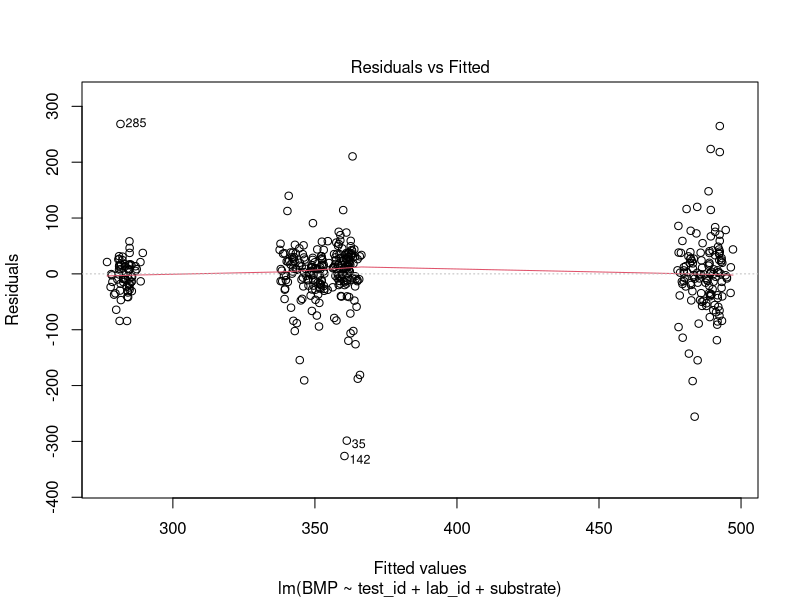
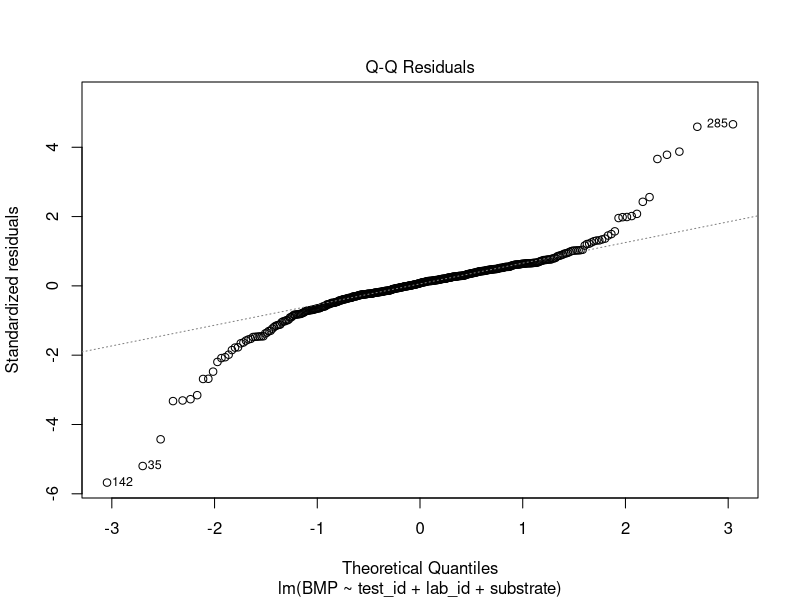
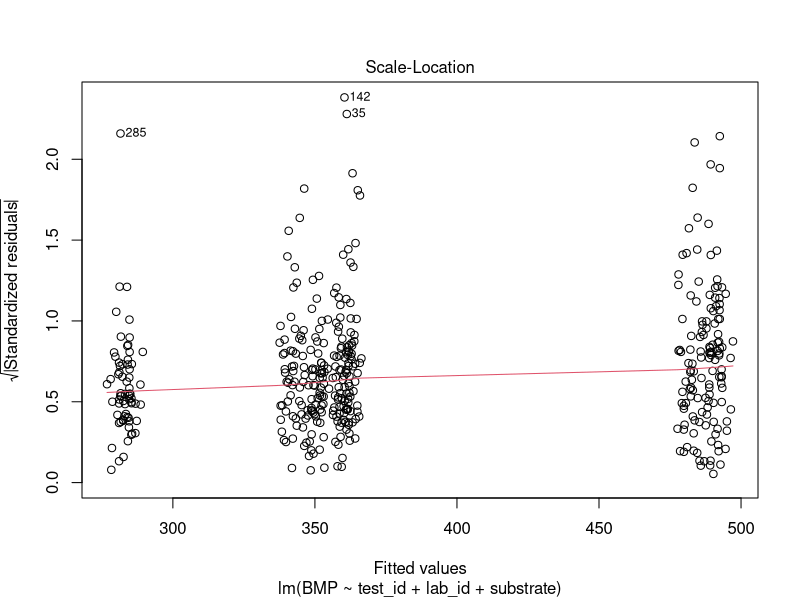
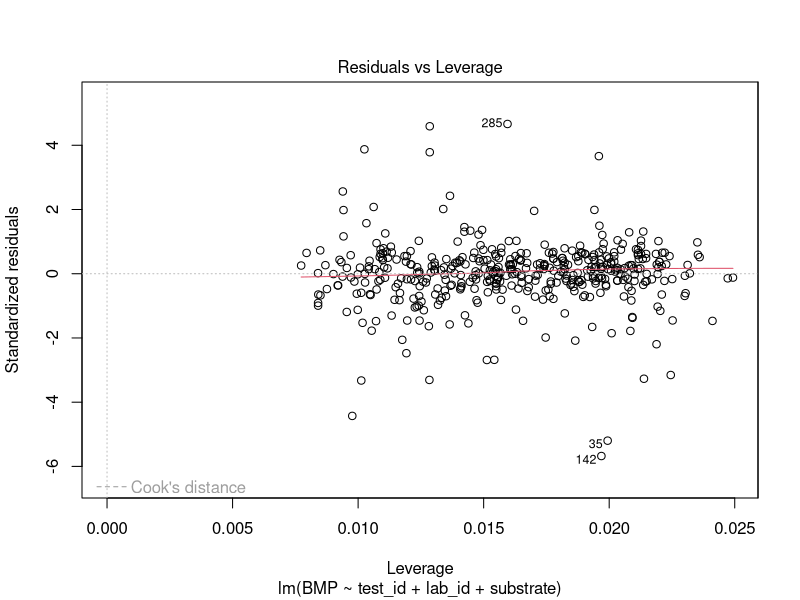
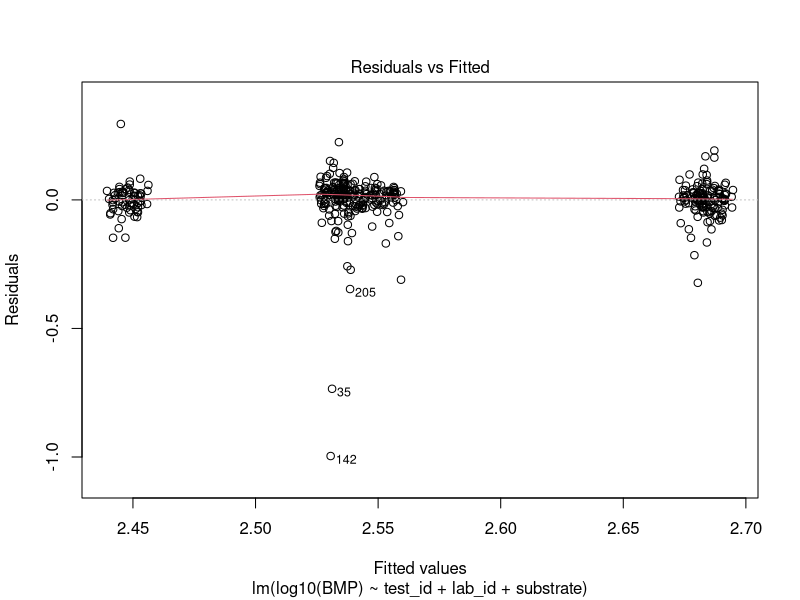
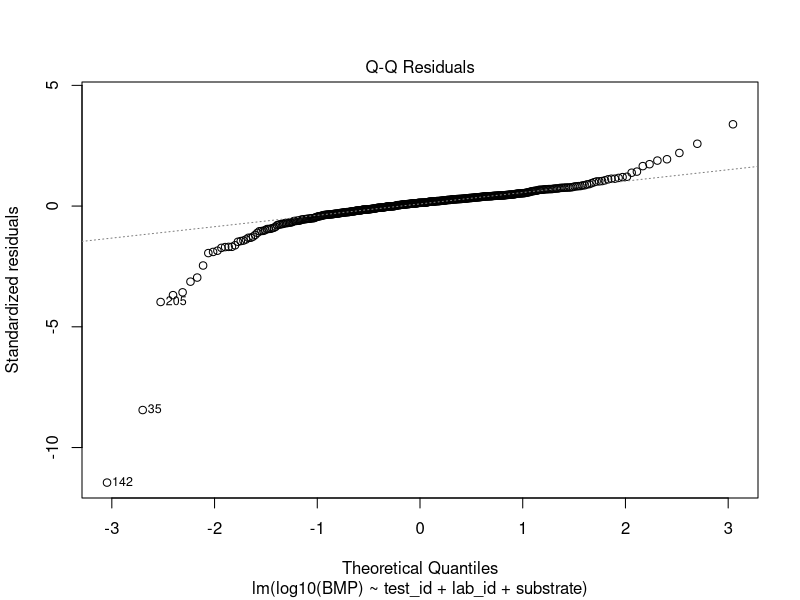
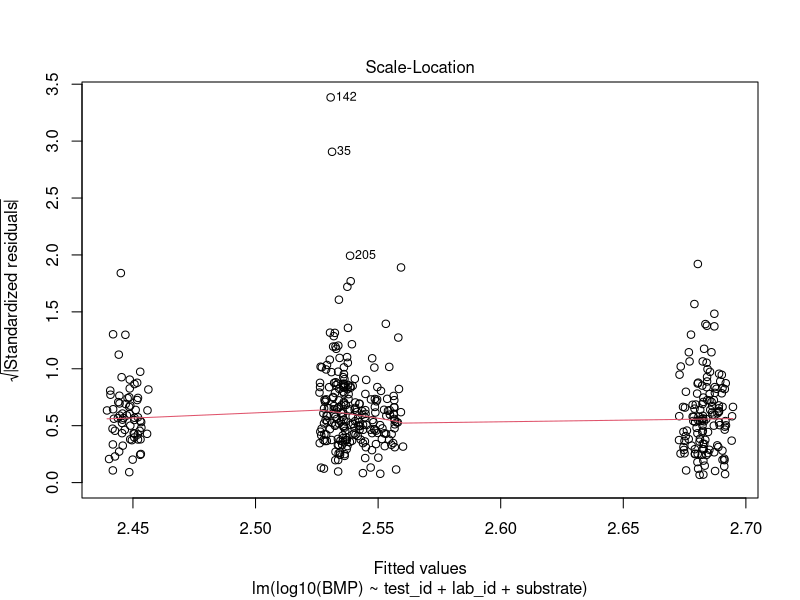
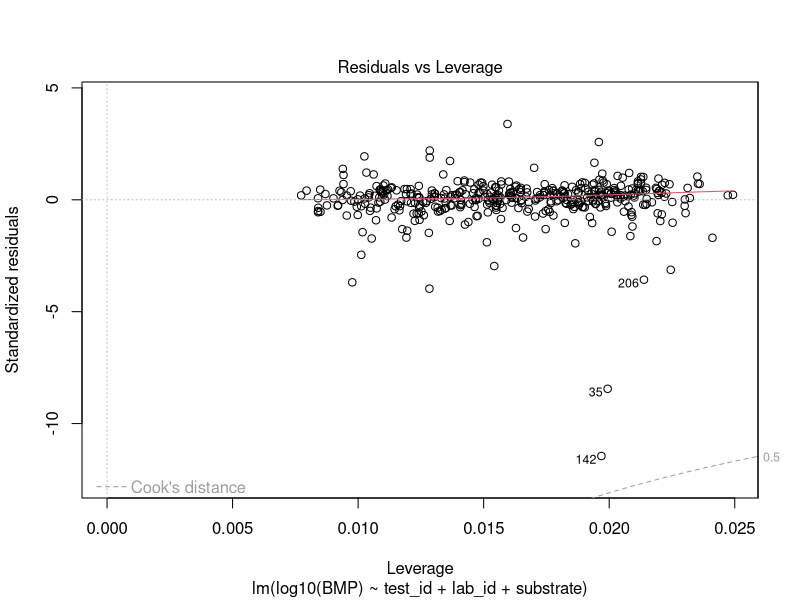

The R source for these figures, in order:
## ---- chunk 1
library(data.table)
## ---- chunk 2
BMP <- fread('../data/BMP.csv')
## ---- chunk 3
mod1 <- lm(BMP ~ test_id + lab_id + substrate, data = BMP)
summary(mod1)
## ---- chunk 4
plot(mod1, ask = FALSE)
## ---- chunk 5
mod2 <- lm(log10(BMP) ~ test_id + lab_id + substrate, data = BMP)
summary(mod2)
## ---- chunk 6
plot(mod2, ask = FALSE)
